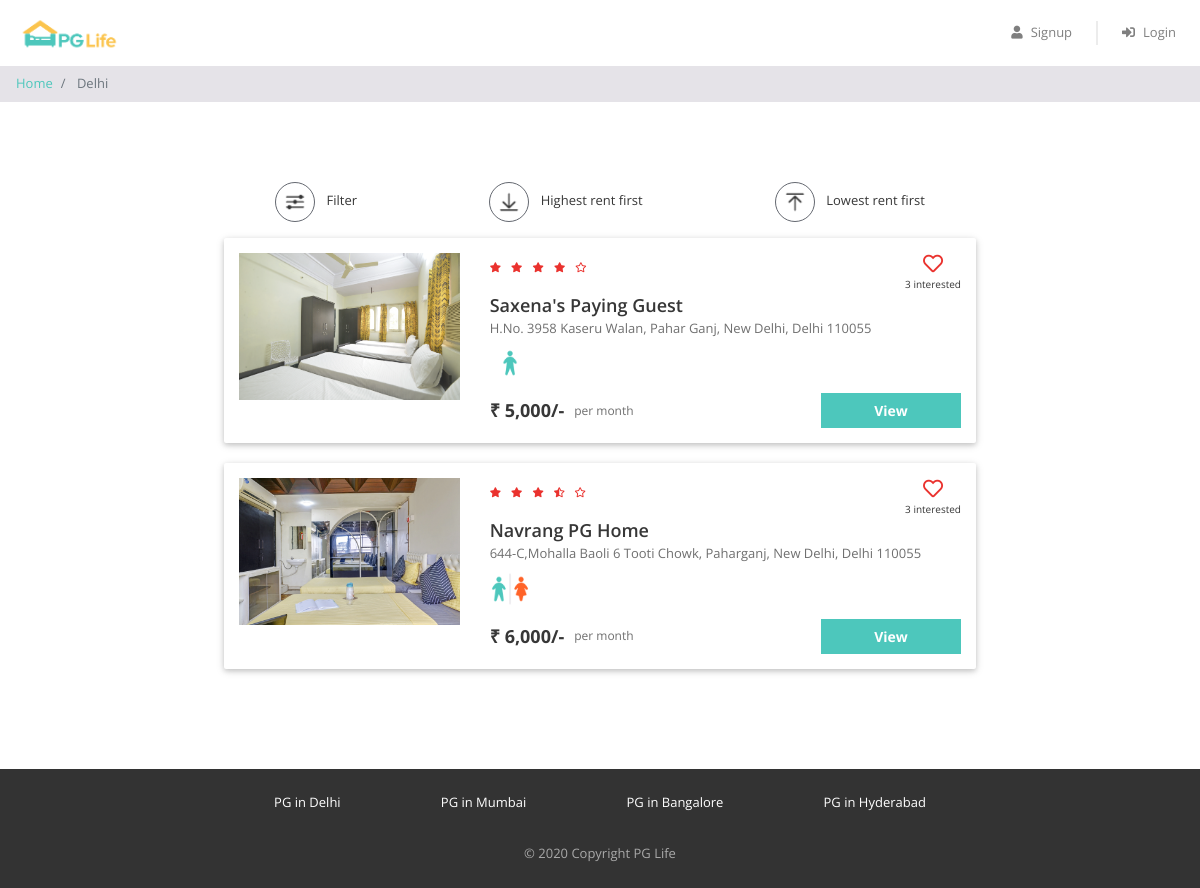
The app's page /property_list.php?city=Delhi with its own data.
### tables this page shows
CREATE TABLE `properties` (
  `id` int(11) NOT NULL,
  `city_id` int(11) NOT NULL,
  `name` varchar(100) NOT NULL,
  `address` varchar(255) NOT NULL,
  `description` longtext NOT NULL,
  `gender` enum('male','female','unisex') NOT NULL,
  `rent` int(11) NOT NULL,
  `rating_clean` float(2,1) NOT NULL,
  `rating_food` float(2,1) NOT NULL,
  `rating_safety` float(2,1) NOT NULL
);

### property_list.php (the view, shortened to what this page needs)
<?php
require "includes/database_connect.php";
$city_name = $_GET["city"];
$sql_1 = "SELECT * FROM cities WHERE name = '$city_name'";
$result_1 = mysqli_query($conn, $sql_1);
$city = mysqli_fetch_assoc($result_1);
$city_id = $city['id'];
$sql_2 = "SELECT * FROM properties WHERE city_id = $city_id";
$result_2 = mysqli_query($conn, $sql_2);
$properties = mysqli_fetch_all($result_2, MYSQLI_ASSOC);
$sql_3 = "SELECT *
            FROM interested_users_properties iup
            INNER JOIN properties p ON iup.property_id = p.id
            WHERE p.city_id = $city_id";
$result_3 = mysqli_query($conn, $sql_3);
$interested_users_properties = mysqli_fetch_all($result_3, MYSQLI_ASSOC);
?>
<!DOCTYPE html>
<html lang="en">
<head>
    <?php
    include "includes/head_links.php";
    ?>
    <link href="css/property_list.css" rel="stylesheet" />
</head>
<body>
    <?php
    include "includes/header.php";
    ?>
    <nav aria-label="breadcrumb">
        <ol class="breadcrumb py-2">
            <li class="breadcrumb-item">
                <a href="index.php">Home</a>
            </li>
            <li class="breadcrumb-item active" aria-current="page">
                <?php echo $city_name; ?>
            </li>
        </ol>
    </nav>
    <div class="page-container">
        <div class="filter-bar row justify-content-around">
            <div class="col-auto" data-toggle="modal" data-target="#filter-modal">
                <img src="img/filter.png" alt="filter" />
                <span>Filter</span>
            </div>
            <div class="col-auto">
                <img src="img/desc.png" alt="sort-desc" />
                <span>Highest rent first</span>
            </div>
            <div class="col-auto">
                <img src="img/asc.png" alt="sort-asc" />
                <span>Lowest rent first</span>
            </div>
        </div>
        <?php
        foreach ($properties as $property) {
            $property_images = glob("img/properties/" . $property['id'] . "/*");
        ?>
            <div class="property-card row">
                <div class="image-container col-md-4">
                    <img src="<?= $property_images[0] ?>" />
                </div>
                <div class="content-container col-md-8">
                    <div class="row no-gutters justify-content-between">
                        <?php
                        $total_rating = ($property['rating_clean'] + $property['rating_food'] + $property['rating_safety']) / 3;
                        $total_rating = round($total_rating, 1);
                        ?>
                        <div class="star-container" title="<?= $total_rating ?>">
                            <?php
                            $rating = $total_rating;
                            for ($i = 0; $i < 5; $i++) {
                                if ($rating >= $i + 0.8) {
                            ?>
                                    <i class="fas fa-star"></i>
                                <?php
                                } elseif ($rating >= $i + 0.3) {
                                ?>
                                    <i class="fas fa-star-half-alt"></i>
                                <?php
                                } else {
                                ?>
                                    <i class="far fa-star"></i>
                            <?php
                                }
                            }
                            ?>
                        </div>
                        <div class="interested-container">
                            <?php
                            $interested_users_count = 0;
                            $is_interested = false;
                            foreach ($interested_users_properties as $interested_user_property) {
                                if ($interested_user_property['property_id'] == $property['id']) {
                                    $interested_users_count++;
                                }
                            }
                            if ($is_interested) {
                            ?>
                                <i class="fas fa-heart"></i>
                            <?php
                            } else {
                            ?>
                                <i class="far fa-heart"></i>
                            <?php
                            }
                            ?>
                            <div class="interested-text"><?= $interested_users_count ?> interested</div>
                        </div>
                    </div>
                    <div class="detail-container">
                        <div class="property-name"><?= $property['name'] ?></div>
                        <div class="property-address"><?= $property['address'] ?></div>
                        <div class="property-gender">
                            <?php
                            if ($property['gender'] == "male") {
                            ?>
                                <img src="img/male.png" />
                            <?php
                            } elseif ($property['gender'] == "female") {
                            ?>
                                <img src="img/female.png" />
                            <?php
                            } else {
                            ?>
                                <img src="img/unisex.png" />
                            <?php
                            }
                            ?>
                        </div>
                    </div>
                    <div class="row no-gutters">
                        <div class="rent-container col-6">
                            <div class="rent">₹ <?= number_format($property['rent']) ?>/-</div>
                            <div class="rent-unit">per month</div>
                        </div>
                        <div class="button-container col-6">
                            <a href="property_detail.php?property_id=<?= $property['id'] ?>" class="btn btn-primary">View</a>
                        </div>
                    </div>
                </div>
            </div>
        <?php
        }
        ?>
    </div>
    <?php
    include "includes/footer.php";
    ?>
</body>
</html>

### css/common.css (style rules this page uses)
* { box-sizing: border-box; font-family: 'Open Sans', sans-serif; }
html, body { height: 100%; }
body { color: #373737; font-size: 16px; position: relative; display: flex; flex-direction: column; }
.btn-primary, .btn-warning, .btn-danger { color: white; font-weight: bold; }
.breadcrumb { background-color: #e5e3e8; font-size: 13px; border-radius: 0px; margin-bottom: 0px; }
.page-container { max-width: 800px; padding: 80px 24px; margin: auto; }

### css/property_list.css (style rules this page uses)
.filter-bar > div { cursor: pointer; font-size: 13px; text-align: center; margin-bottom: 16px; }
.filter-bar img { width: 40px; height: 40px; border-radius: 40px; border: 1px solid #646870; padding: 6px; margin-right: 8px; }
.property-card { background-color: #ffffff; border-radius: 2px; padding: 15px 0px; margin: 0px auto 20px; box-shadow: 0 2px 5px 0 rgba(0, 0, 0, 0.16), 0 2px 10px 0 rgba(0, 0, 0, 0.12); }
.image-container { text-align: center; }
.image-container img { width: 100%; max-width: 300px; }
.star-container i { color: #EA322E; font-size: 10px; margin-right: 6px; }
.interested-container { text-align: center; }
.interested-container i { color: #EA322E; font-size: 20px; cursor: pointer; }
.interested-text { font-size: 10px; }
.detail-container { padding-bottom: 10px; }
.property-name { font-size: 18px; font-weight: 600; }
.property-address { color: #6f6f6f; font-size: 13px; padding-bottom: 5px; }
.property-gender img { width: 40px; }
.rent-container { display: flex; align-items: center; }
.rent { font-size: 18px; font-weight: bold; padding-right: 10px; }
.rent-unit { color: #6f6f6f; font-size: 12px; }
.button-container .btn { font-size: 14px; border-radius: 0px; width: 140px; float: right; }

### records on screen
properties: shows a picture, interested_users_count "3", name "Saxena's Paying Guest", address "H.No. 3958 Kaseru Walan, Pahar Ganj, New Delhi, Delhi 110055", rent "5,000"
properties: shows a picture, interested_users_count "3", name "Navrang PG Home", address "644-C,Mohalla Baoli 6 Tooti Chowk, Paharganj, New Delhi, Delhi 110055", rent "6,000"

### other values on screen
$city_name "Delhi"
